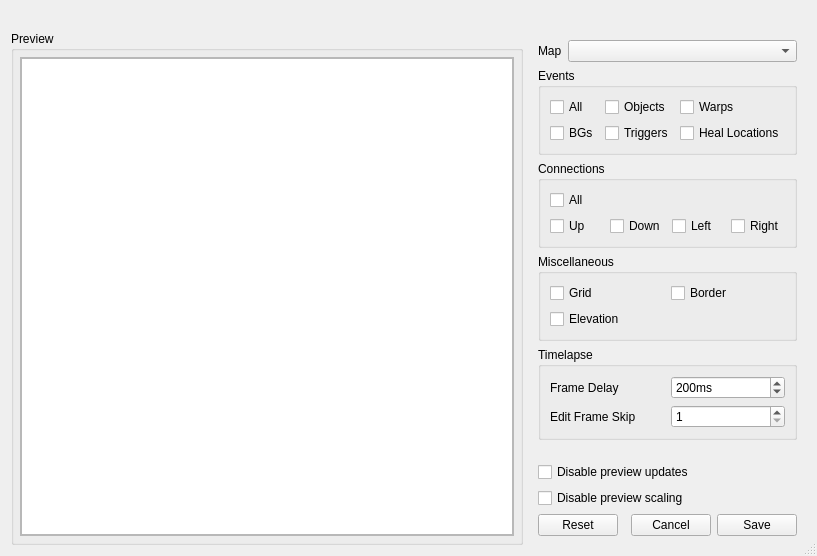
<?xml version="1.0" encoding="UTF-8"?>
<ui version="4.0">
 <class>MapImageExporter</class>
 <widget class="QDialog" name="MapImageExporter">
  <property name="geometry">
   <rect>
    <x>0</x>
    <y>0</y>
    <width>817</width>
    <height>556</height>
   </rect>
  </property>
  <property name="windowTitle">
   <string>Export Map Image</string>
  </property>
  <property name="sizeGripEnabled">
   <bool>true</bool>
  </property>
  <layout class="QGridLayout" name="gridLayout_4" columnstretch="2,1">
   <item row="1" column="1">
    <widget class="QFrame" name="frame_Options">
     <property name="sizePolicy">
      <sizepolicy hsizetype="Maximum" vsizetype="Preferred">
       <horstretch>0</horstretch>
       <verstretch>0</verstretch>
      </sizepolicy>
     </property>
     <property name="focusPolicy">
      <enum>Qt::FocusPolicy::ClickFocus</enum>
     </property>
     <layout class="QVBoxLayout" name="verticalLayout_Options">
      <item>
       <layout class="QFormLayout" name="formLayout">
        <item row="0" column="0">
         <widget class="QLabel" name="label_MapSelection">
          <property name="text">
           <string>Map</string>
          </property>
         </widget>
        </item>
        <item row="0" column="1">
         <widget class="NoScrollComboBox" name="comboBox_MapSelection">
          <property name="insertPolicy">
           <enum>QComboBox::InsertPolicy::NoInsert</enum>
          </property>
          <property name="sizeAdjustPolicy">
           <enum>QComboBox::SizeAdjustPolicy::AdjustToContents</enum>
          </property>
         </widget>
        </item>
       </layout>
      </item>
      <item>
       <widget class="QGroupBox" name="groupBox_Events">
        <property name="title">
         <string>Events</string>
        </property>
        <layout class="QGridLayout" name="gridLayout_2">
         <item row="0" column="0">
          <layout class="QGridLayout" name="gridLayout_Event_Options">
           <item row="1" column="1">
            <widget class="QCheckBox" name="checkBox_Triggers">
             <property name="text">
              <string>Triggers</string>
             </property>
            </widget>
           </item>
           <item row="0" column="1">
            <widget class="QCheckBox" name="checkBox_Objects">
             <property name="text">
              <string>Objects</string>
             </property>
            </widget>
           </item>
           <item row="1" column="2">
            <widget class="QCheckBox" name="checkBox_HealLocations">
             <property name="text">
              <string>Heal Locations</string>
             </property>
            </widget>
           </item>
           <item row="0" column="2">
            <widget class="QCheckBox" name="checkBox_Warps">
             <property name="text">
              <string>Warps</string>
             </property>
            </widget>
           </item>
           <item row="0" column="0">
            <widget class="QCheckBox" name="checkBox_AllEvents">
             <property name="text">
              <string>All</string>
             </property>
            </widget>
           </item>
           <item row="1" column="0">
            <widget class="QCheckBox" name="checkBox_BGs">
             <property name="text">
              <string>BGs</string>
             </property>
            </widget>
           </item>
          </layout>
         </item>
        </layout>
       </widget>
      </item>
      <item>
       <widget class="QGroupBox" name="groupBox_Connections">
        <property name="title">
         <string>Connections</string>
        </property>
        <layout class="QGridLayout" name="gridLayout_3">
         <item row="0" column="0">
          <layout class="QGridLayout" name="gridLayout_Connection_Options">
           <item row="1" column="2">
            <widget class="QCheckBox" name="checkBox_ConnectionLeft">
             <property name="text">
              <string>Left</string>
             </property>
            </widget>
           </item>
           <item row="1" column="0">
            <widget class="QCheckBox" name="checkBox_ConnectionUp">
             <property name="text">
              <string>Up</string>
             </property>
            </widget>
           </item>
           <item row="1" column="3">
            <widget class="QCheckBox" name="checkBox_ConnectionRight">
             <property name="text">
              <string>Right</string>
             </property>
            </widget>
           </item>
           <item row="1" column="1">
            <widget class="QCheckBox" name="checkBox_ConnectionDown">
             <property name="text">
              <string>Down</string>
             </property>
            </widget>
           </item>
           <item row="0" column="0">
            <widget class="QCheckBox" name="checkBox_AllConnections">
             <property name="text">
              <string>All</string>
             </property>
            </widget>
           </item>
          </layout>
         </item>
        </layout>
       </widget>
      </item>
      <item>
       <widget class="QGroupBox" name="groupBox_Misc">
        <property name="title">
         <string>Miscellaneous</string>
        </property>
        <layout class="QGridLayout" name="gridLayout_5">
         <item row="0" column="0">
          <layout class="QGridLayout" name="gridLayout_Misc_Options">
           <item row="0" column="0">
            <widget class="QCheckBox" name="checkBox_Grid">
             <property name="text">
              <string>Grid</string>
             </property>
            </widget>
           </item>
           <item row="1" column="0">
            <widget class="QCheckBox" name="checkBox_Collision">
             <property name="text">
              <string>Elevation</string>
             </property>
            </widget>
           </item>
           <item row="0" column="1">
            <widget class="QCheckBox" name="checkBox_Border">
             <property name="text">
              <string>Border</string>
             </property>
            </widget>
           </item>
          </layout>
         </item>
        </layout>
       </widget>
      </item>
      <item>
       <widget class="QGroupBox" name="groupBox_Timelapse">
        <property name="title">
         <string>Timelapse</string>
        </property>
        <layout class="QGridLayout" name="gridLayout_7">
         <item row="2" column="1">
          <widget class="NoScrollSpinBox" name="spinBox_TimelapseDelay">
           <property name="focusPolicy">
            <enum>Qt::FocusPolicy::StrongFocus</enum>
           </property>
           <property name="specialValueText">
            <string/>
           </property>
           <property name="suffix">
            <string>ms</string>
           </property>
           <property name="minimum">
            <number>1</number>
           </property>
           <property name="maximum">
            <number>2000</number>
           </property>
           <property name="value">
            <number>200</number>
           </property>
          </widget>
         </item>
         <item row="2" column="0">
          <widget class="QLabel" name="label">
           <property name="text">
            <string>Frame Delay</string>
           </property>
          </widget>
         </item>
         <item row="3" column="1">
          <widget class="NoScrollSpinBox" name="spinBox_FrameSkip">
           <property name="focusPolicy">
            <enum>Qt::FocusPolicy::StrongFocus</enum>
           </property>
           <property name="suffix">
            <string/>
           </property>
           <property name="minimum">
            <number>1</number>
           </property>
           <property name="maximum">
            <number>999</number>
           </property>
          </widget>
         </item>
         <item row="3" column="0">
          <widget class="QLabel" name="label_3">
           <property name="text">
            <string>Edit Frame Skip</string>
           </property>
          </widget>
         </item>
        </layout>
       </widget>
      </item>
      <item>
       <spacer name="verticalSpacer">
        <property name="orientation">
         <enum>Qt::Orientation::Vertical</enum>
        </property>
        <property name="sizeHint" stdset="0">
         <size>
          <width>20</width>
          <height>40</height>
         </size>
        </property>
       </spacer>
      </item>
      <item>
       <widget class="QCheckBox" name="checkBox_DisablePreviewUpdates">
        <property name="toolTip">
         <string>&lt;html&gt;&lt;head/&gt;&lt;body&gt;&lt;p&gt;If checked, the image in the preview window will not be recreated when the settings are changed. This has no effect on the exported file.&lt;/p&gt;&lt;/body&gt;&lt;/html&gt;</string>
        </property>
        <property name="text">
         <string>Disable preview updates</string>
        </property>
       </widget>
      </item>
      <item>
       <widget class="QCheckBox" name="checkBox_DisablePreviewScaling">
        <property name="toolTip">
         <string>&lt;html&gt;&lt;head/&gt;&lt;body&gt;&lt;p&gt;If checked, the image shown in the preview window will not scale to fit into the available space. The aspect ratio of the image will never change. This has no effect on the exported file.&lt;/p&gt;&lt;/body&gt;&lt;/html&gt;</string>
        </property>
        <property name="text">
         <string>Disable preview scaling</string>
        </property>
       </widget>
      </item>
      <item>
       <layout class="QHBoxLayout" name="horizontalLayout_2">
        <item>
         <widget class="QPushButton" name="pushButton_Reset">
          <property name="text">
           <string>Reset</string>
          </property>
          <property name="autoDefault">
           <bool>false</bool>
          </property>
         </widget>
        </item>
        <item>
         <spacer name="horizontalSpacer">
          <property name="orientation">
           <enum>Qt::Orientation::Horizontal</enum>
          </property>
          <property name="sizeHint" stdset="0">
           <size>
            <width>40</width>
            <height>20</height>
           </size>
          </property>
         </spacer>
        </item>
        <item>
         <widget class="QPushButton" name="pushButton_Cancel">
          <property name="text">
           <string>Cancel</string>
          </property>
          <property name="autoDefault">
           <bool>false</bool>
          </property>
         </widget>
        </item>
        <item>
         <widget class="QPushButton" name="pushButton_Save">
          <property name="text">
           <string>Save</string>
          </property>
          <property name="autoDefault">
           <bool>false</bool>
          </property>
         </widget>
        </item>
       </layout>
      </item>
     </layout>
    </widget>
   </item>
   <item row="1" column="0">
    <widget class="QGroupBox" name="groupBox_Preview">
     <property name="sizePolicy">
      <sizepolicy hsizetype="MinimumExpanding" vsizetype="Preferred">
       <horstretch>0</horstretch>
       <verstretch>0</verstretch>
      </sizepolicy>
     </property>
     <property name="title">
      <string>Preview</string>
     </property>
     <layout class="QGridLayout" name="gridLayout_6">
      <property name="leftMargin">
       <number>6</number>
      </property>
      <property name="topMargin">
       <number>6</number>
      </property>
      <property name="rightMargin">
       <number>6</number>
      </property>
      <property name="bottomMargin">
       <number>6</number>
      </property>
      <item row="0" column="0">
       <widget class="QScrollArea" name="scrollArea_Preview">
        <property name="sizeAdjustPolicy">
         <enum>QAbstractScrollArea::SizeAdjustPolicy::AdjustToContents</enum>
        </property>
        <property name="widgetResizable">
         <bool>true</bool>
        </property>
        <property name="alignment">
         <set>Qt::AlignmentFlag::AlignCenter</set>
        </property>
        <widget class="QWidget" name="scrollAreaWidgetContents">
         <property name="geometry">
          <rect>
           <x>0</x>
           <y>0</y>
           <width>469</width>
           <height>485</height>
          </rect>
         </property>
         <layout class="QGridLayout" name="gridLayout">
          <property name="leftMargin">
           <number>0</number>
          </property>
          <property name="topMargin">
           <number>0</number>
          </property>
          <property name="rightMargin">
           <number>0</number>
          </property>
          <property name="bottomMargin">
           <number>0</number>
          </property>
          <item row="2" column="3">
           <widget class="QGraphicsView" name="graphicsView_Preview">
            <property name="sizePolicy">
             <sizepolicy hsizetype="Expanding" vsizetype="Expanding">
              <horstretch>0</horstretch>
              <verstretch>0</verstretch>
             </sizepolicy>
            </property>
            <property name="mouseTracking">
             <bool>false</bool>
            </property>
            <property name="autoFillBackground">
             <bool>false</bool>
            </property>
            <property name="sizeAdjustPolicy">
             <enum>QAbstractScrollArea::SizeAdjustPolicy::AdjustIgnored</enum>
            </property>
            <property name="dragMode">
             <enum>QGraphicsView::DragMode::NoDrag</enum>
            </property>
           </widget>
          </item>
         </layout>
        </widget>
       </widget>
      </item>
     </layout>
    </widget>
   </item>
   <item row="0" column="0" colspan="2">
    <widget class="QLabel" name="label_Description">
     <property name="text">
      <string/>
     </property>
     <property name="alignment">
      <set>Qt::AlignmentFlag::AlignCenter</set>
     </property>
     <property name="wordWrap">
      <bool>true</bool>
     </property>
    </widget>
   </item>
  </layout>
 </widget>
 <customwidgets>
  <customwidget>
   <class>NoScrollComboBox</class>
   <extends>QComboBox</extends>
   <header>noscrollcombobox.h</header>
  </customwidget>
  <customwidget>
   <class>NoScrollSpinBox</class>
   <extends>QSpinBox</extends>
   <header>noscrollspinbox.h</header>
  </customwidget>
 </customwidgets>
 <resources/>
 <connections/>
</ui>
